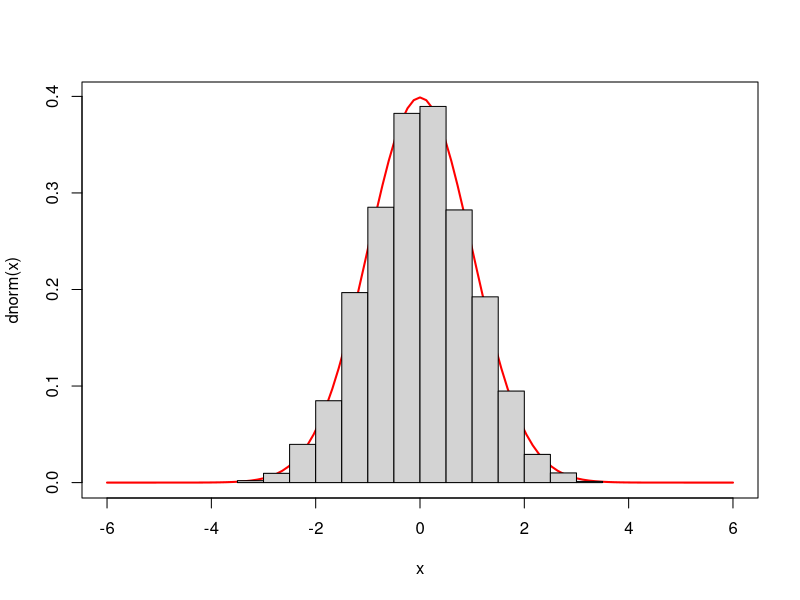
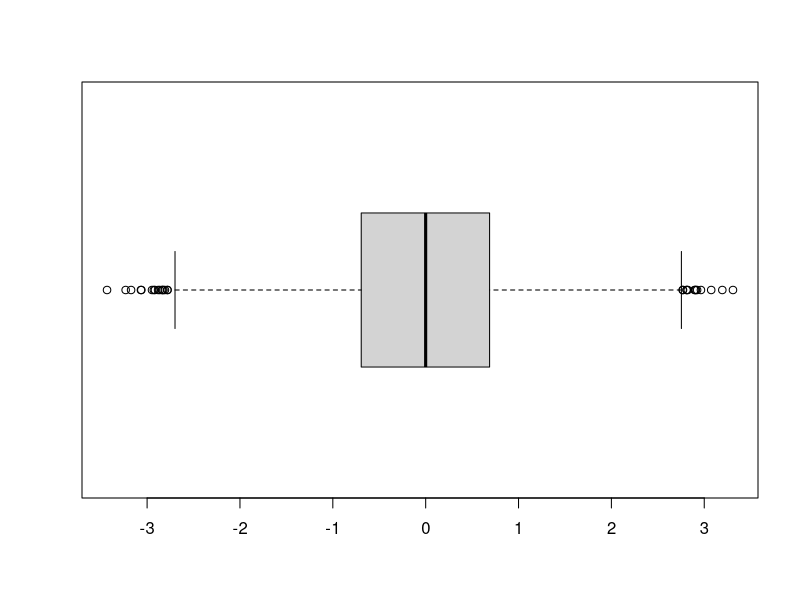
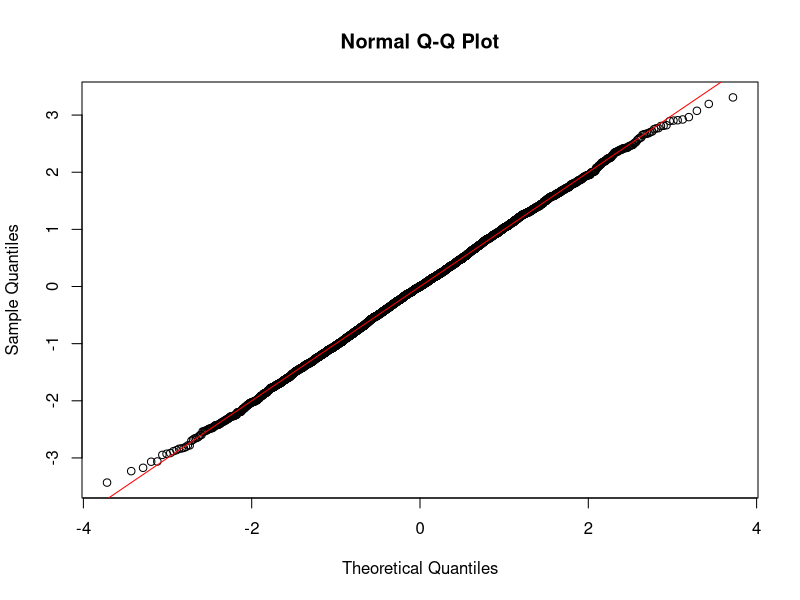

These charts were generated, in order, by the following R code: (Note: this script raises an error after producing the figures.)
# projekt nr 1.2 na MMC - Marta Sommer

runif(100)   # GenerujU()

# algorytm:

n <- 5000
alg <- numeric(n)

for(i in 1:n){
   alg[i] <- sum(runif(12))-6
}

mean(alg)   # srednia
sd(alg)     # odchylenie standardowe
var(alg)    # wariancja

curve(dnorm, col="red", lwd=2, xlim=c(-6,6))  # teoretyczna gestosc rozkladu 
                                              # N(0,1)
hist(alg,freq=FALSE,add=TRUE)  # histogram dla naszych wygenerowanych danych

boxplot(alg, horizontal=TRUE)  # boxplot dla naszych wygenerowanych danych

# testy na normalnosc:

qqnorm(alg)   # wykres kwantylowy
abline(a=0,b=1,col="red")

shapiro.test(alg)   # test shapiro-wilka

pearson.test(alg)   # test chi2 Pearsona

# install.packages("nortest")
library("nortest")
cvm.test(alg)       # test Cramera von Misesa
